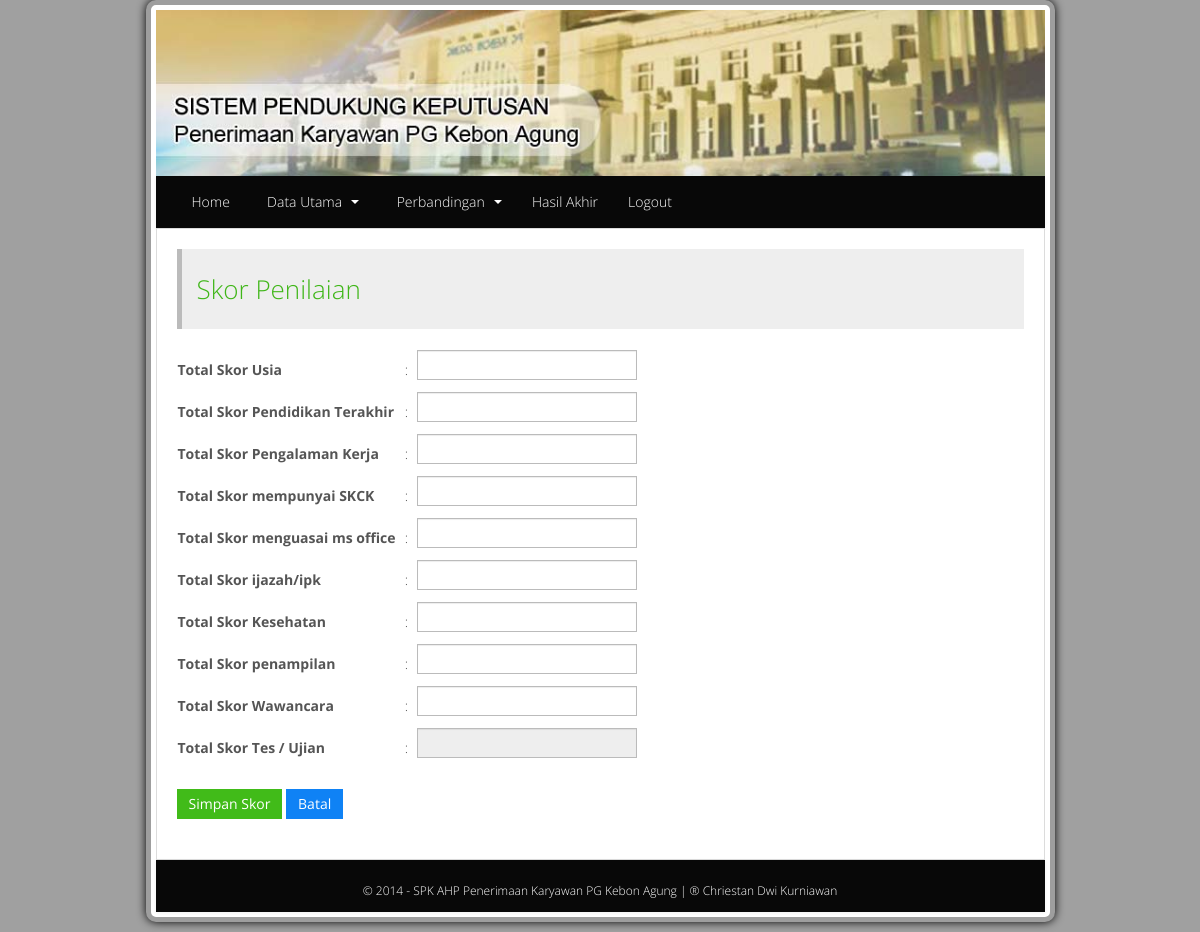
/admin/index.php?menu=skor&id=39 (signed in), run on the app's committed database.
### tables this page shows
CREATE TABLE IF NOT EXISTS `tabel_kriteria` (
  `id_kriteria` varchar(5) NOT NULL,
  `nama_kriteria` varchar(100) NOT NULL,
  PRIMARY KEY (`id_kriteria`)
);

### admin/skor.php (the view, shortened to what this page needs)
<blockquote><h3 class="text-success">Skor Penilaian</h3></blockquote>
<?php
	$getidnip = $_GET["id"];
	  $sqlk="select * from tabel_kriteria order by id_kriteria asc";
	  $queryk=mysql_query($sqlk);
	  		$qskor=mysql_query("select * from tabel_skor");
			$jumlah=mysql_num_rows($qskor);
			if ($jumlah==0){
				$no=1;
				}
			else{
				$no = $jumlah+1;
				}
	  echo"<form role='form' method='post' action=''><table border='0'>";
	  while($dk=mysql_fetch_array($queryk)){
	  $kode_krit=$dk["id_kriteria"];
	  $kriteria=$dk["nama_kriteria"];
	  echo"
	  <tr>
		  <td>
		  <input type='hidden' name='urut[]' value='".$no++."'/>
		  <input type='hidden' name='nip[]' value='$getidnip'/>
		  <input type='hidden' name='idkrit[]' value='$kode_krit'/>
		  <strong>Total Skor $kriteria </strong></td>
		  <td>&nbsp;&nbsp;:&nbsp;&nbsp;</td>";
		  ?>
          <?php
		  if($kriteria=="Tes / Ujian"){
			  $sskor="select * from tabel_nilai where id_user='$getidnip'";
	  		  $qskor=mysql_query($sskor);
			  $dskor=mysql_fetch_array($qskor);
			echo"
		  <td><input type='text' name='total[]' value='$dskor[point]' readonly/></td>";
		  }
		  else{
		  echo"
		  <td><input type='text' name='total[]' value='' required/></td>";}
		  echo"</tr>
	  ";
	  }
	  echo"</table></br>";
	  echo"
	  <input type='submit' name='submit' id='submit' value='Simpan Skor' class='btn btn-success'/>
	  <a href='?menu=daftarkaryawan'> <button type='button' class='btn btn-primary'>Batal</button></a>
	  </form>";
?>

### css/style.css (style rules this page uses)
body { margin-bottom:10px; background-color:#A0A0A0; }

### data on the page
tabel_kriteria: nama_kriteria "Usia"
tabel_kriteria: nama_kriteria "Pendidikan Terakhir"
tabel_kriteria: nama_kriteria "Pengalaman Kerja"
tabel_kriteria: nama_kriteria "mempunyai SKCK"
tabel_kriteria: nama_kriteria "menguasai ms office"
tabel_kriteria: nama_kriteria "ijazah/ipk"
tabel_kriteria: nama_kriteria "Kesehatan"
tabel_kriteria: nama_kriteria "penampilan"
tabel_kriteria: nama_kriteria "Wawancara"
tabel_kriteria: nama_kriteria "Tes / Ujian"
